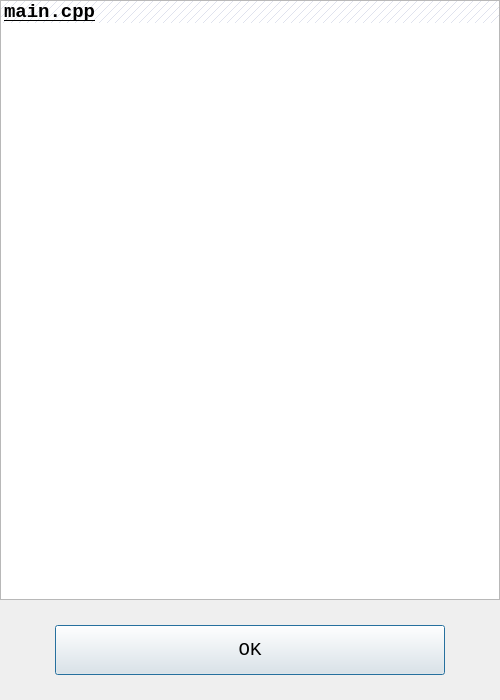
<?xml version="1.0" encoding="UTF-8"?>
<ui version="4.0">
 <class>diffDialog</class>
 <widget class="QDialog" name="diffDialog">
  <property name="geometry">
   <rect>
    <x>0</x>
    <y>0</y>
    <width>500</width>
    <height>700</height>
   </rect>
  </property>
  <property name="font">
   <font>
    <family>Consolas</family>
    <pointsize>14</pointsize>
   </font>
  </property>
  <property name="windowTitle">
   <string>变更内容</string>
  </property>
  <layout class="QVBoxLayout" name="verticalLayout">
   <property name="spacing">
    <number>25</number>
   </property>
   <property name="leftMargin">
    <number>0</number>
   </property>
   <property name="topMargin">
    <number>0</number>
   </property>
   <property name="rightMargin">
    <number>0</number>
   </property>
   <property name="bottomMargin">
    <number>25</number>
   </property>
   <item>
    <widget class="QListWidget" name="diffListWidget">
     <property name="font">
      <font>
       <family>Consolas</family>
       <pointsize>14</pointsize>
      </font>
     </property>
     <item>
      <property name="text">
       <string>main.cpp</string>
      </property>
      <property name="font">
       <font>
        <weight>75</weight>
        <italic>false</italic>
        <bold>true</bold>
        <underline>true</underline>
       </font>
      </property>
      <property name="background">
       <brush brushstyle="BDiagPattern">
        <color alpha="255">
         <red>224</red>
         <green>227</green>
         <blue>238</blue>
        </color>
       </brush>
      </property>
     </item>
    </widget>
   </item>
   <item>
    <layout class="QHBoxLayout" name="horizontalLayout">
     <property name="leftMargin">
      <number>55</number>
     </property>
     <property name="rightMargin">
      <number>55</number>
     </property>
     <item>
      <widget class="QPushButton" name="closeButton">
       <property name="minimumSize">
        <size>
         <width>100</width>
         <height>50</height>
        </size>
       </property>
       <property name="text">
        <string>OK</string>
       </property>
      </widget>
     </item>
    </layout>
   </item>
  </layout>
 </widget>
 <resources/>
 <connections/>
</ui>
